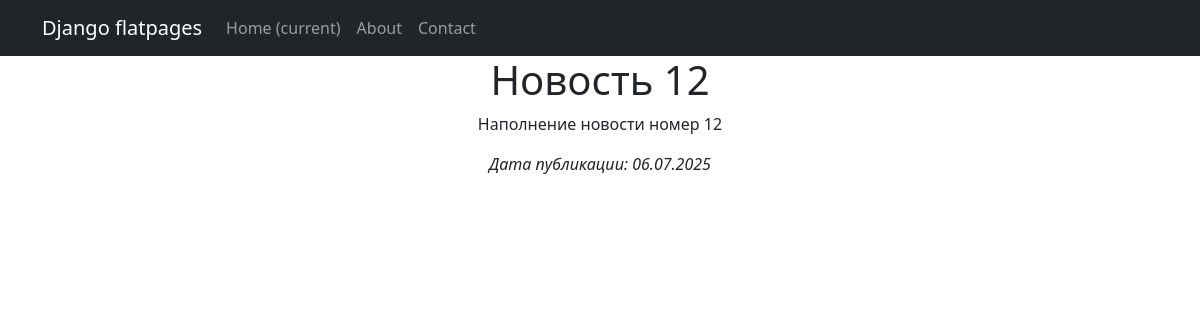
/14/ (signed in), run on the app's committed database.
### news/models.py (models this page shows, shortened)
class Post(models.Model):
    ARTICLE = 'AR'
    NEWS = 'NW'
    POST_TYPE = [
        (ARTICLE, 'Статья'),
        (NEWS, 'Новость'),
    ]
    author = models.ForeignKey(Author, on_delete=models.CASCADE)
    type = models.CharField(max_length=2, choices=POST_TYPE, default=ARTICLE)
    created_at = models.DateTimeField(auto_now_add=True)
    categories = models.ManyToManyField(Category, through='PostCategory')
    title = models.CharField(max_length=255)
    text = models.TextField()
    rating = models.IntegerField(default=0)

### news/views.py (the view)
# urls.py: path('<int:pk>/', news_detail, name='news_detail'),
@login_required
def news_detail(request, pk):
    post = get_object_or_404(Post, pk=pk)
    return render(request, "news_detail.html", {"post": post})

### news/templatetags/my_filters.py (called while the page is built)
@register.filter(name='censor')
def censor(value):
    if not isinstance(value, str):
        raise TypeError('Фильтр "censor" работает только со строками.')
    def replace_bad_word(match):
        word = match.group()
        return word[0] + '*' * (len(word) - 1)
    pattern = r'\b(' + '|'.join([w.capitalize() for w in BAD_WORDS] + BAD_WORDS) + r')\b'
    return re.sub(pattern, replace_bad_word, value, flags=re.IGNORECASE)

### templates/news_detail.html
{% extends 'flatpages/default.html' %}
{% load my_filters %}
{% block content %}
  <h1>{{ post.title|censor }}</h1>
  <p>{{ post.text|censor }}</p>
  <p><em>Дата публикации: {{ post.created_at|date:"d.m.Y" }}</em></p>
{% endblock %}

### data on the page
Post: title|censor "Новость 12", text|censor "Наполнение новости номер 12", created_at "06.07.2025"
